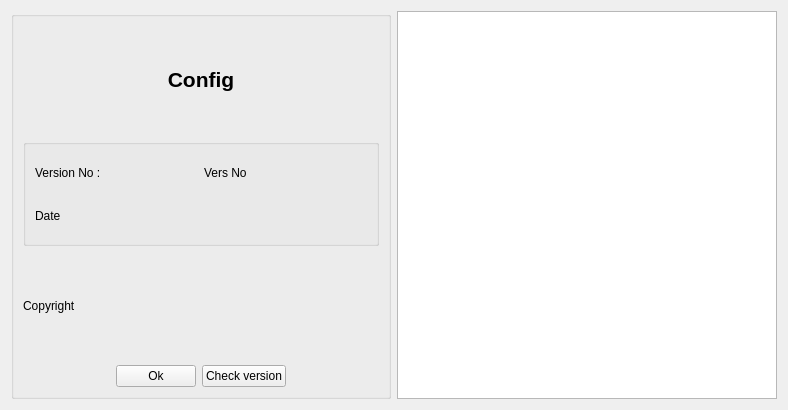
<?xml version="1.0" encoding="UTF-8"?>
<ui version="4.0">
 <class>aboutDlg</class>
 <widget class="QWidget" name="aboutDlg">
  <property name="geometry">
   <rect>
    <x>0</x>
    <y>0</y>
    <width>788</width>
    <height>410</height>
   </rect>
  </property>
  <property name="windowTitle">
   <string>About Fire-Link Config</string>
  </property>
  <layout class="QGridLayout" name="gridLayout_2">
   <item row="0" column="0">
    <widget class="QGroupBox" name="groupBox">
     <property name="title">
      <string/>
     </property>
     <layout class="QGridLayout" name="gridLayout">
      <item row="4" column="0">
       <spacer name="horizontalSpacer_2">
        <property name="orientation">
         <enum>Qt::Horizontal</enum>
        </property>
        <property name="sizeHint" stdset="0">
         <size>
          <width>40</width>
          <height>20</height>
         </size>
        </property>
       </spacer>
      </item>
      <item row="4" column="1">
       <widget class="QPushButton" name="pbOK">
        <property name="text">
         <string>Ok</string>
        </property>
       </widget>
      </item>
      <item row="4" column="3">
       <spacer name="horizontalSpacer">
        <property name="orientation">
         <enum>Qt::Horizontal</enum>
        </property>
        <property name="sizeHint" stdset="0">
         <size>
          <width>40</width>
          <height>20</height>
         </size>
        </property>
       </spacer>
      </item>
      <item row="2" column="0" colspan="4">
       <widget class="QLabel" name="lblCopyRight">
        <property name="text">
         <string>Copyright</string>
        </property>
       </widget>
      </item>
      <item row="0" column="0" colspan="4">
       <widget class="QLabel" name="lblAppName">
        <property name="font">
         <font>
          <family>Arial</family>
          <pointsize>16</pointsize>
          <weight>75</weight>
          <bold>true</bold>
         </font>
        </property>
        <property name="text">
         <string>Config</string>
        </property>
        <property name="alignment">
         <set>Qt::AlignCenter</set>
        </property>
       </widget>
      </item>
      <item row="1" column="0" colspan="4">
       <widget class="QGroupBox" name="groupBox_2">
        <property name="title">
         <string/>
        </property>
        <layout class="QGridLayout" name="gridLayout_3">
         <item row="0" column="0">
          <widget class="QLabel" name="label_2">
           <property name="text">
            <string>Version No :</string>
           </property>
          </widget>
         </item>
         <item row="0" column="1">
          <widget class="QLabel" name="lblVersion">
           <property name="text">
            <string>Vers No</string>
           </property>
          </widget>
         </item>
         <item row="1" column="0" colspan="2">
          <widget class="QLabel" name="lblDate">
           <property name="text">
            <string>Date</string>
           </property>
          </widget>
         </item>
        </layout>
       </widget>
      </item>
      <item row="4" column="2">
       <widget class="QPushButton" name="pushButton">
        <property name="text">
         <string>Check version</string>
        </property>
       </widget>
      </item>
     </layout>
    </widget>
   </item>
   <item row="0" column="1">
    <widget class="QTextBrowser" name="tbReleaseNotes">
     <property name="lineWrapMode">
      <enum>QTextEdit::NoWrap</enum>
     </property>
    </widget>
   </item>
  </layout>
 </widget>
 <resources/>
 <connections/>
</ui>
